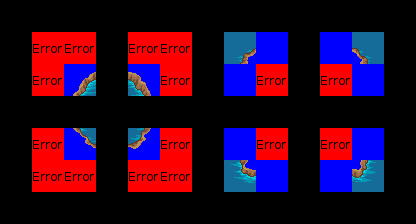

A 2D game scene composited from a Tiled map and its tileset images. What follows is a short description and the map's XML, with each tile layer's data collapsed to a summary:
An orthogonal 13x7 tile map with 32x32 px tiles, 3 tile layers (Regions, Input_set, Output_Water), 2 tilesets.

<map version="1.0" orientation="orthogonal" width="13" height="7" tilewidth="32" tileheight="32">
 <tileset firstgid="1" name="ruleset" tilewidth="32" tileheight="32">
  <image source="ruleset.png" trans="ff00ff" width="256" height="64" />
 </tileset>
 <tileset firstgid="17" name="water" tilewidth="32" tileheight="32">
  <image source="../tiles/water.png" trans="ff00ff" width="96" height="192" />
 </tileset>
 <layer name="Regions" width="13" height="7">
  <data>[91 cells, 32 non-empty, 1 distinct tile ids]</data>
 </layer>
 <layer name="Input_set" width="13" height="7">
  <data>[91 cells, 16 non-empty, 1 distinct tile ids]</data>
 </layer>
 <layer name="Output_Water" width="13" height="7">
  <data>[91 cells, 8 non-empty, 8 distinct tile ids]</data>
 </layer>
</map>
